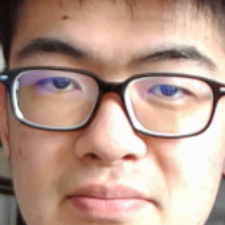
#> input picture Calling_roll_System/Database1/1.png, 225 x 225 px; its folder holds 3 pictures in this run
$ python -i character_cap.py   (imports and definitions only)   (Python 2 division)   (older library calls are emulated)
#> lines starting #> are read from the running program, lines starting #| are printed output that depends on the picture; long printed decimals are rounded
from numpy import *
import numpy
import cv2
import os
import matplotlib.pyplot as plt
from mpl_toolkits.mplot3d import Axes3D
import cv2.cv as cv
#import numpy as np
import tkMessageBox
import Image
import pylab

def capface(img,gray):
    cascPath = "haarcascade_frontalface_alt.xml"
    faceCascade = cv2.CascadeClassifier(cascPath)
    faces = faceCascade.detectMultiScale(
            gray,
            scaleFactor=1.1,
            minNeighbors=5,
            minSize=(30, 30),
            flags=cv2.cv.CV_HAAR_SCALE_IMAGE
        )
    for (x, y, w, h) in faces:
            cv2.rectangle(img, (x+25, y+25), (x+w-25, y+h-25), (0, 225, 0), 2)

    for (x, y, w, h) in faces:
            cv2.rectangle(gray, (x+25, y+25), (x+w-25, y+h-25), (0, 225, 0), 2)

    face =  img[y+25:y+h-25,x+25:x+w-25]
    face = cv2.resize(face,(225,225))
    face = cv2.cvtColor(face,cv2.COLOR_BGR2GRAY)
    return face

def gz(image,blockSize):
    average = mean(image)
    l,w = shape(image)
    rows_new = ceil(l/blockSize)
    rows_new = int(rows_new)
    cols_new = ceil(w/blockSize)
    cols_new = int(cols_new)
    blockImage = zeros([rows_new,cols_new])

    i=0
    j=0

    while i<rows_new:
        while j<cols_new:
            rowmin = i*blockSize
            rowmax = (i + 1)*blockSize
            if rowmax>l:
                rowmax = l
            colmin = j*blockSize;
            colmax = (j + 1)*blockSize;
            if colmax >w:
                colmax = w;
            imageROI = image[rowmin:rowmax,colmin:colmax]
            #imageROI= cv2.cvtColor(imageROI,cv2.COLOR_BGR2GRAY)
            #imageROI = imageROI[0]
#            print imageROI
            temaver = mean(imageROI)
#            print temaver
            blockImage[i,j] = temaver
            j=j+1
        j=0
        i=i+1
    blockImage = blockImage - average
#    print blockImage
    blockImage2=zeros([l,w])
    blockImage2=cv2.resize(blockImage,(225,225),interpolation=cv2.INTER_CUBIC)
#    print blockImage2
    dst = image - blockImage2
    return dst

def capture():

    pname="Database1"
    new=[]
    files = os.listdir(pname)
    files = sorted(files,key=lambda x: int(x.split('.')[0]))
    print files
    for f in files:
        fullname = os.path.join(pname,f)
        print fullname
        img = cv2.imread(fullname)
#> img is the input picture: shape (225, 225, 3); mean B, G, R 140.8, 154.6, 184.4
        gray = cv2.cvtColor(img,cv2.COLOR_BGR2GRAY)
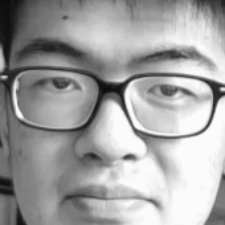
#> gray: shape (225, 225); min 11, max 251, mean 162
#        gray=capface(img,gray)
        gray=gz(gray,32)
#> in gz, `average = mean(image)`: average = 162
#> after the loop in gz, `while i<rows_new:`:
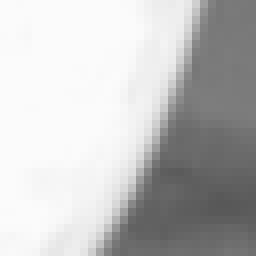
#> imageROI: shape (32, 32) (shown 8 times larger); min 88, max 251, mean 193
#> after the loop in gz, `while i<rows_new:`: i = 7
#> in gz, `blockImage2=cv2.resize(blockImage,(225,225),interpolation=cv2.INTER_CU..`:
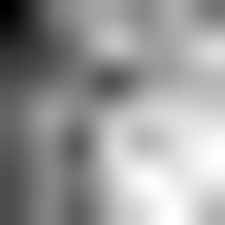
#> blockImage2: shape (225, 225) float64; min -128.1, max 85.03, mean 0.1; drawn with min black and max white
#> in gz, `dst = image - blockImage2`:
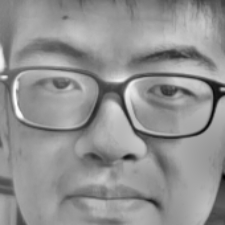
#> dst: shape (225, 225) float64; min -15.29, max 293.5, mean 161.8; drawn with min black and max white
        gray=Image.fromarray(gray.astype(numpy.uint8))
#> gray: PIL image 225x225 L
        gray=cv2.equalizeHist(array(gray))
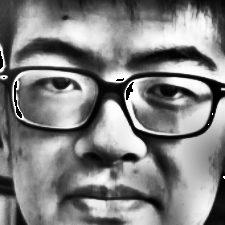
#> gray: shape (225, 225); min 0, max 255, mean 128.7
#        gray = numpy.reshape(gray,(225,225))
#        gray = Image.fromarray(gray)
#        gray = cv2.equalizeHist(gray)
        gray= gray[::4,::4]
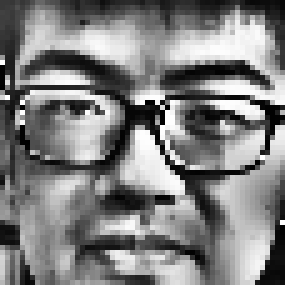
#> gray: shape (57, 57) (shown 5 times larger); min 0, max 255, mean 127.4
        new.append(gray.ravel())
#> pass 2 of the loop in capture, `for f in files:`:
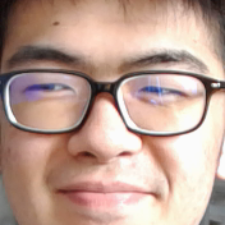
#> input picture Calling_roll_System/Database1/2.png, 225 x 225 px
#> in capture, img is the input picture: shape (225, 225, 3); mean B, G, R 147.7, 160.3, 189.9
#> average = 167.7
#> after the loop in gz (call 2), `while i<rows_new:`:
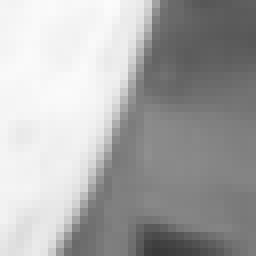
#> imageROI: shape (32, 32) (shown 8 times larger); min 58, max 251, mean 170.2
#> after the loop in gz (call 2), `while i<rows_new:`: i = 7
#> in capture, `gray= gray[::4,::4]`:
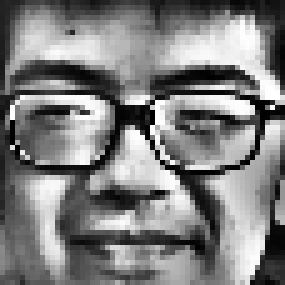
#> gray: shape (57, 57) (shown 5 times larger); min 0, max 255, mean 127
#> pass 3 of the loop in capture, `for f in files:`:
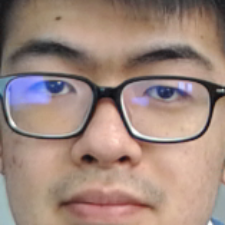
#> input picture Calling_roll_System/Database1/3.png, 225 x 225 px
#> in capture, img is the input picture: shape (225, 225, 3); mean B, G, R 125.2, 135.5, 159.8
#> average = 141.6
#> after the loop in gz (call 3), `while i<rows_new:`:
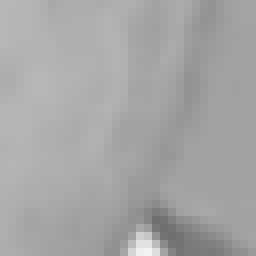
#> imageROI: shape (32, 32) (shown 8 times larger); min 110, max 242, mean 165.7
#> after the loop in gz (call 3), `while i<rows_new:`: i = 7
#> in capture, `gray= gray[::4,::4]`:
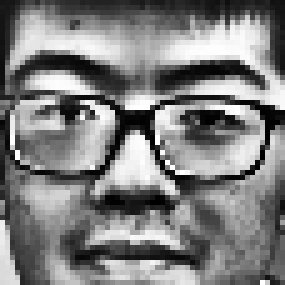
#> gray: shape (57, 57) (shown 5 times larger); min 0, max 255, mean 127.1

    #a=cv2.imread("G:\\dachuang\\Test\\database\\1.png")

    new = numpy.array(new)
    print new
#> (printed output is left out)
    print new.shape
#| (3, 3249)


    def pca(X,CRate):

#> called with X = array of shape (3, 3249), CRate = 0.8
          meanValue=numpy.mean(X,axis=0)
#> meanValue = 3249 values, max 253.3 at index 1168, min 1.67 at index 1307, mean 127.2
          X=X-meanValue
          C=numpy.cov(X,rowvar=0)
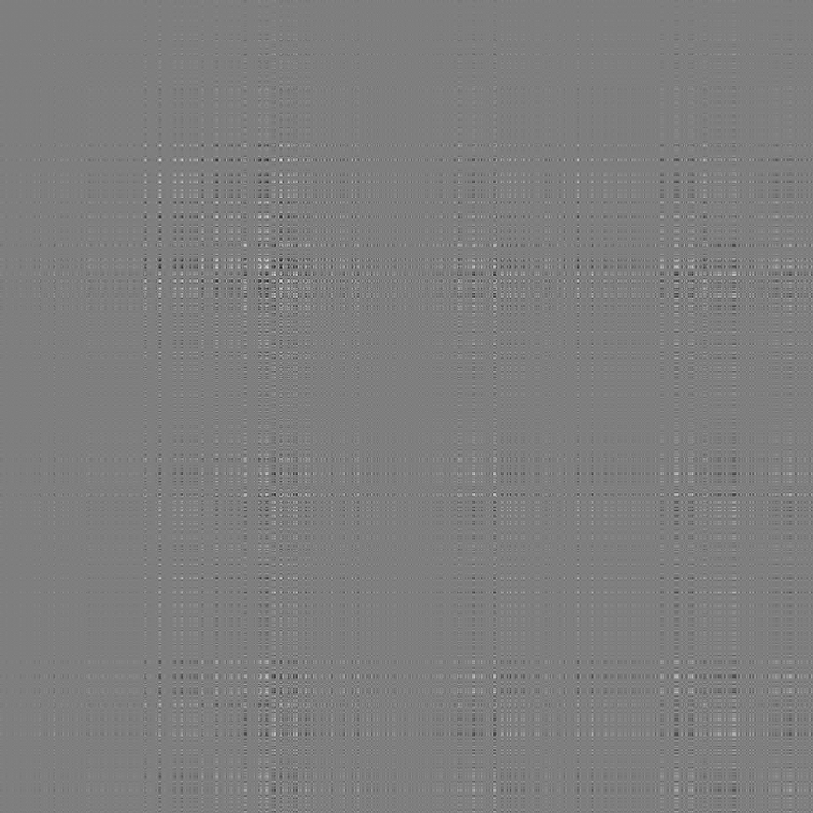
#> C: shape (3249, 3249) float64 (shown at 1/4 size); min -20877.5, max 21086.3, mean 0.1; drawn with min black and max white
          eigvalue,eigvector=numpy.linalg.eig(mat(C))
          sumEigValue=sum(eigvalue)
          sortedeigvalue= numpy.sort(eigvalue)[::-1]
          for i in range(sortedeigvalue.size):
             j=i+1
             rate=sum(eigvalue[0:j])/sumEigValue
             if rate>CRate:
                 break
          indexVec=numpy.argsort(-eigvalue)
#> indexVec = 3249 values, max 3248 at index 1623, min 0 at index 0, mean 1624
          nLargestIndex=indexVec[:j]
#> nLargestIndex = [0, 1]
          T=eigvector[:,nLargestIndex]
          print T.shape
#| (3249, 2)
          #newX=numpy.dot(X,T)
          return T


    egien = pca(new,0.8)
    egien = numpy.array(egien)
    numpy.save('egien.npy',egien)
    print egien.shape
#| (3249, 2)
    comp1 = dot(new,egien).real
#> comp1 = [[-164.7, -2496.2], [2300.4, 825.5], [-2132.9, 1083.4]]
    print comp1
#| [[ -164.748 -2496.153]
#|  [ 2300.420   825.526]
#|  [-2132.861  1083.447]]

    l,w =shape(comp1)
#> l = 3; w = 2
    numpy.save('comp1.npy',comp1)
    print comp1.shape
#| (3, 2)
    tkMessageBox.showinfo(title='Finish', message = 'The process has finished')

>>> result = capture()
